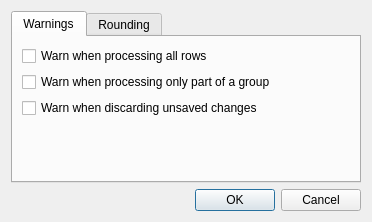
<?xml version="1.0" encoding="UTF-8"?>
<ui version="4.0">
 <class>DataProcessorOptionsDialog</class>
 <widget class="QDialog" name="DataProcessorOptionsDialog">
  <property name="geometry">
   <rect>
    <x>0</x>
    <y>0</y>
    <width>372</width>
    <height>222</height>
   </rect>
  </property>
  <property name="sizePolicy">
   <sizepolicy hsizetype="Preferred" vsizetype="Preferred">
    <horstretch>0</horstretch>
    <verstretch>0</verstretch>
   </sizepolicy>
  </property>
  <property name="windowTitle">
   <string>DataProcessorUI UI Options</string>
  </property>
  <layout class="QVBoxLayout" name="verticalLayout">
   <item>
    <widget class="QTabWidget" name="tabWidget">
     <property name="currentIndex">
      <number>0</number>
     </property>
     <widget class="QWidget" name="tabWarnings">
      <attribute name="title">
       <string>Warnings</string>
      </attribute>
      <layout class="QFormLayout" name="formLayout">
       <item row="0" column="0">
        <widget class="QCheckBox" name="checkWarnProcessAll">
         <property name="text">
          <string>Warn when processing all rows</string>
         </property>
         <property name="reflOptionName" stdset="0">
          <string>WarnProcessAll</string>
         </property>
        </widget>
       </item>
       <item row="2" column="0">
        <widget class="QCheckBox" name="checkWarnDiscardChanges">
         <property name="text">
          <string>Warn when discarding unsaved changes</string>
         </property>
         <property name="reflOptionName" stdset="0">
          <string>WarnDiscardChanges</string>
         </property>
        </widget>
       </item>
       <item row="1" column="0">
        <widget class="QCheckBox" name="checkWarnProcessPartialGroup">
         <property name="text">
          <string>Warn when processing only part of a group</string>
         </property>
         <property name="reflOptionName" stdset="0">
          <string>WarnProcessPartialGroup</string>
         </property>
        </widget>
       </item>
      </layout>
     </widget>
     <widget class="QWidget" name="tabRounding">
      <attribute name="title">
       <string>Rounding</string>
      </attribute>
      <layout class="QGridLayout" name="gridLayout">
       <item row="2" column="0">
        <widget class="QCheckBox" name="checkRoundQMax">
         <property name="text">
          <string>Round q_max column to</string>
         </property>
         <property name="reflOptionName" stdset="0">
          <string>RoundQMax</string>
         </property>
        </widget>
       </item>
       <item row="1" column="1">
        <widget class="QSpinBox" name="spinQMinPrecision">
         <property name="enabled">
          <bool>false</bool>
         </property>
         <property name="reflOptionName" stdset="0">
          <string>RoundQMinPrecision</string>
         </property>
        </widget>
       </item>
       <item row="2" column="1">
        <widget class="QSpinBox" name="spinQMaxPrecision">
         <property name="enabled">
          <bool>false</bool>
         </property>
         <property name="reflOptionName" stdset="0">
          <string>RoundQMaxPrecision</string>
         </property>
        </widget>
       </item>
       <item row="3" column="1">
        <widget class="QSpinBox" name="spinDQQPrecision">
         <property name="enabled">
          <bool>false</bool>
         </property>
         <property name="reflOptionName" stdset="0">
          <string>RoundDQQPrecision</string>
         </property>
        </widget>
       </item>
       <item row="1" column="0">
        <widget class="QCheckBox" name="checkRoundQMin">
         <property name="text">
          <string>Round q_min column to</string>
         </property>
         <property name="reflOptionName" stdset="0">
          <string>RoundQMin</string>
         </property>
        </widget>
       </item>
       <item row="3" column="0">
        <widget class="QCheckBox" name="checkRoundDQQ">
         <property name="text">
          <string>Round dq/q column to</string>
         </property>
         <property name="reflOptionName" stdset="0">
          <string>RoundDQQ</string>
         </property>
        </widget>
       </item>
       <item row="0" column="0">
        <widget class="QCheckBox" name="checkRoundAngle">
         <property name="text">
          <string>Round Angle column to</string>
         </property>
         <property name="reflOptionName" stdset="0">
          <string>RoundAngle</string>
         </property>
        </widget>
       </item>
       <item row="0" column="1">
        <widget class="QSpinBox" name="spinAnglePrecision">
         <property name="enabled">
          <bool>false</bool>
         </property>
         <property name="reflOptionName" stdset="0">
          <string>RoundAnglePrecision</string>
         </property>
        </widget>
       </item>
       <item row="0" column="2">
        <widget class="QLabel" name="labelAnglePlaces">
         <property name="text">
          <string>decimal places</string>
         </property>
        </widget>
       </item>
       <item row="1" column="2">
        <widget class="QLabel" name="labelQMinPlaces">
         <property name="text">
          <string>decimal places</string>
         </property>
        </widget>
       </item>
       <item row="2" column="2">
        <widget class="QLabel" name="labelQMaxPlaces">
         <property name="text">
          <string>decimal places</string>
         </property>
        </widget>
       </item>
       <item row="3" column="2">
        <widget class="QLabel" name="labelDQQPlaces">
         <property name="text">
          <string>decimal places</string>
         </property>
        </widget>
       </item>
      </layout>
     </widget>
    </widget>
   </item>
   <item>
    <widget class="QDialogButtonBox" name="buttonBox">
     <property name="orientation">
      <enum>Qt::Horizontal</enum>
     </property>
     <property name="standardButtons">
      <set>QDialogButtonBox::Cancel|QDialogButtonBox::Ok</set>
     </property>
    </widget>
   </item>
  </layout>
 </widget>
 <resources/>
 <connections>
  <connection>
   <sender>buttonBox</sender>
   <signal>accepted()</signal>
   <receiver>DataProcessorOptionsDialog</receiver>
   <slot>accept()</slot>
   <hints>
    <hint type="sourcelabel">
     <x>248</x>
     <y>254</y>
    </hint>
    <hint type="destinationlabel">
     <x>157</x>
     <y>274</y>
    </hint>
   </hints>
  </connection>
  <connection>
   <sender>buttonBox</sender>
   <signal>rejected()</signal>
   <receiver>DataProcessorOptionsDialog</receiver>
   <slot>reject()</slot>
   <hints>
    <hint type="sourcelabel">
     <x>316</x>
     <y>260</y>
    </hint>
    <hint type="destinationlabel">
     <x>286</x>
     <y>274</y>
    </hint>
   </hints>
  </connection>
  <connection>
   <sender>checkRoundAngle</sender>
   <signal>toggled(bool)</signal>
   <receiver>spinAnglePrecision</receiver>
   <slot>setEnabled(bool)</slot>
   <hints>
    <hint type="sourcelabel">
     <x>106</x>
     <y>53</y>
    </hint>
    <hint type="destinationlabel">
     <x>226</x>
     <y>53</y>
    </hint>
   </hints>
  </connection>
  <connection>
   <sender>checkRoundQMin</sender>
   <signal>toggled(bool)</signal>
   <receiver>spinQMinPrecision</receiver>
   <slot>setEnabled(bool)</slot>
   <hints>
    <hint type="sourcelabel">
     <x>106</x>
     <y>84</y>
    </hint>
    <hint type="destinationlabel">
     <x>226</x>
     <y>84</y>
    </hint>
   </hints>
  </connection>
  <connection>
   <sender>checkRoundQMax</sender>
   <signal>toggled(bool)</signal>
   <receiver>spinQMaxPrecision</receiver>
   <slot>setEnabled(bool)</slot>
   <hints>
    <hint type="sourcelabel">
     <x>106</x>
     <y>115</y>
    </hint>
    <hint type="destinationlabel">
     <x>226</x>
     <y>115</y>
    </hint>
   </hints>
  </connection>
  <connection>
   <sender>checkRoundDQQ</sender>
   <signal>toggled(bool)</signal>
   <receiver>spinDQQPrecision</receiver>
   <slot>setEnabled(bool)</slot>
   <hints>
    <hint type="sourcelabel">
     <x>106</x>
     <y>146</y>
    </hint>
    <hint type="destinationlabel">
     <x>226</x>
     <y>146</y>
    </hint>
   </hints>
  </connection>
 </connections>
</ui>
